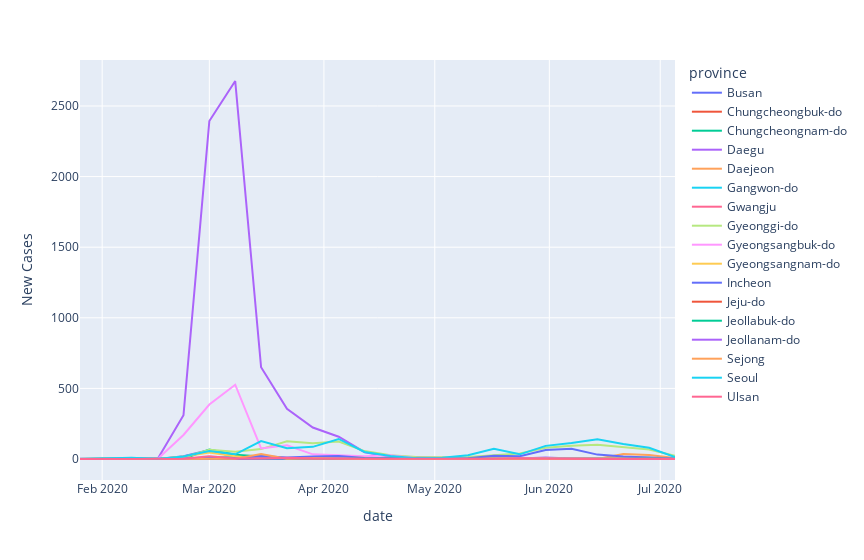

This figure's notebook cell:
### Markdown cell above
Comparing the new cases timeline in different provinces:

### Code cell
# | label: fig_province_time
# | fig-cap: Timeline of new cases in different South Korea provinces.
fig_province_time = px.line(
    weekly_time_province,
    y="new_cases",
    color="province",
    width=base_fig_wid * dpi,
    labels={"new_cases": "New Cases"},
)
fig_province_time.show()

### Figure 1 — Plotly figure (JSON) as saved in the notebook; plotly's stock layout.template omitted (floating-point values rounded to 4 significant figures)
{"data": [{"hovertemplate": "province=Busan<br>date=%{x}<br>New Cases=%{y}<extra></extra>", "legendgroup": "Busan", "line": {"color": "#636efa", "dash": "solid"}, "marker": {"symbol": "circle"}, "mode": "lines", "name": "Busan", "orientation": "v", "showlegend": true, "type": "scatter", "x": ["2020-01-26T00:00:00", "2020-02-02T00:00:00", "2020-02-09T00:00:00", "2020-02-16T00:00:00", "2020-02-23T00:00:00", "2020-03-01T00:00:00", "2020-03-08T00:00:00", "2020-03-15T00:00:00", "2020-03-22T00:00:00", "2020-03-29T00:00:00", "2020-04-05T00:00:00", "2020-04-12T00:00:00", "2020-04-19T00:00:00", "2020-04-26T00:00:00", "2020-05-03T00:00:00", "2020-05-10T00:00:00", "2020-05-17T00:00:00", "2020-05-24T00:00:00", "2020-05-31T00:00:00", "2020-06-07T00:00:00", "2020-06-14T00:00:00", "2020-06-21T00:00:00", "2020-06-28T00:00:00", "2020-07-05T00:00:00"], "xaxis": "x", "y": [0, 0, 0, 0, 19, 64, 13, 10, 2, 9, 5, 4, 4, 7, 1, 3, 3, 0, 3, 0, 0, 3, 2, 2], "yaxis": "y"}, {"hovertemplate": "province=Chungcheongbuk-do<br>date=%{x}<br>New Cases=%{y}<extra></extra>", "legendgroup": "Chungcheongbuk-do", "line": {"color": "#EF553B", "dash": "solid"}, "marker": {"symbol": "circle"}, "mode": "lines", "name": "Chungcheongbuk-do", "orientation": "v", "showlegend": true, "type": "scatter", "x": ["2020-01-26T00:00:00", "2020-02-02T00:00:00", "2020-02-09T00:00:00", "2020-02-16T00:00:00", "2020-02-23T00:00:00", "2020-03-01T00:00:00", "2020-03-08T00:00:00", "2020-03-15T00:00:00", "2020-03-22T00:00:00", "2020-03-29T00:00:00", "2020-04-05T00:00:00", "2020-04-12T00:00:00", "2020-04-19T00:00:00", "2020-04-26T00:00:00", "2020-05-03T00:00:00", "2020-05-10T00:00:00", "2020-05-17T00:00:00", "2020-05-24T00:00:00", "2020-05-31T00:00:00", "2020-06-07T00:00:00", "2020-06-14T00:00:00", "2020-06-21T00:00:00", "2020-06-28T00:00:00", "2020-07-05T00:00:00"], "xaxis": "x", "y": [0, 0, 0, 0, 3, 8, 13, 7, 4, 6, 4, 0, 0, 0, 0, 4, 7, 3, 1, 1, 0, 0, 3, 1], "yaxis": "y"}, {"hovertemplate": "province=Chungcheongnam-do<br>date=%{x}<br>New Cases=%{y}<extra></extra>", "legendgroup": "Chungcheongnam-do", "line": {"color": "#00cc96", "dash": "solid"}, "marker": {"symbol": "circle"}, "mode": "lines", "name": "Chungcheongnam-do", "orientation": "v", "showlegend": true, "type": "scatter", "x": ["2020-01-26T00:00:00", "2020-02-02T00:00:00", "2020-02-09T00:00:00", "2020-02-16T00:00:00", "2020-02-23T00:00:00", "2020-03-01T00:00:00", "2020-03-08T00:00:00", "2020-03-15T00:00:00", "2020-03-22T00:00:00", "2020-03-29T00:00:00", "2020-04-05T00:00:00", "2020-04-12T00:00:00", "2020-04-19T00:00:00", "2020-04-26T00:00:00", "2020-05-03T00:00:00", "2020-05-10T00:00:00", "2020-05-17T00:00:00", "2020-05-24T00:00:00", "2020-05-31T00:00:00", "2020-06-07T00:00:00", "2020-06-14T00:00:00", "2020-06-21T00:00:00", "2020-06-28T00:00:00", "2020-07-05T00:00:00"], "xaxis": "x", "y": [0, 0, 0, 0, 1, 67, 30, 17, 5, 7, 8, 4, 2, 0, 2, 0, 1, 1, 1, 2, 3, 8, 8, 0], "yaxis": "y"}, {"hovertemplate": "province=Daegu<br>date=%{x}<br>New Cases=%{y}<extra></extra>", "legendgroup": "Daegu", "line": {"color": "#ab63fa", "dash": "solid"}, "marker": {"symbol": "circle"}, "mode": "lines", "name": "Daegu", "orientation": "v", "showlegend": true, "type": "scatter", "x": ["2020-01-26T00:00:00", "2020-02-02T00:00:00", "2020-02-09T00:00:00", "2020-02-16T00:00:00", "2020-02-23T00:00:00", "2020-03-01T00:00:00", "2020-03-08T00:00:00", "2020-03-15T00:00:00", "2020-03-22T00:00:00", "2020-03-29T00:00:00", "2020-04-05T00:00:00", "2020-04-12T00:00:00", "2020-04-19T00:00:00", "2020-04-26T00:00:00", "2020-05-03T00:00:00", "2020-05-10T00:00:00", "2020-05-17T00:00:00", "2020-05-24T00:00:00", "2020-05-31T00:00:00", "2020-06-07T00:00:00", "2020-06-14T00:00:00", "2020-06-21T00:00:00", "2020-06-28T00:00:00", "2020-07-05T00:00:00"], "xaxis": "x", "y": [0, 0, 0, 0, 310, 2394, 2677, 650, 356, 223, 158, 48, 16, 14, 10, 5, 9, 3, 10, 4, 7, 5, 5, 2], "yaxis": "y"}, {"hovertemplate": "province=Daejeon<br>date=%{x}<br>New Cases=%{y}<extra></extra>", "legendgroup": "Daejeon", "line": {"color": "#FFA15A", "dash": "solid"}, "marker": {"symbol": "circle"}, "mode": "lines", "name": "Daejeon", "orientation": "v", "showlegend": true, "type": "scatter", "x": ["2020-01-26T00:00:00", "2020-02-02T00:00:00", "2020-02-09T00:00:00", "2020-02-16T00:00:00", "2020-02-23T00:00:00", "2020-03-01T00:00:00", "2020-03-08T00:00:00", "2020-03-15T00:00:00", "2020-03-22T00:00:00", "2020-03-29T00:00:00", "2020-04-05T00:00:00", "2020-04-12T00:00:00", "2020-04-19T00:00:00", "2020-04-26T00:00:00", "2020-05-03T00:00:00", "2020-05-10T00:00:00", "2020-05-17T00:00:00", "2020-05-24T00:00:00", "2020-05-31T00:00:00", "2020-06-07T00:00:00", "2020-06-14T00:00:00", "2020-06-21T00:00:00", "2020-06-28T00:00:00", "2020-07-05T00:00:00"], "xaxis": "x", "y": [0, 0, 0, 0, 3, 10, 5, 4, 2, 10, 3, 2, 0, 1, 0, 1, 3, 1, 1, 0, 0, 36, 28, 7], "yaxis": "y"}, {"hovertemplate": "province=Gangwon-do<br>date=%{x}<br>New Cases=%{y}<extra></extra>", "legendgroup": "Gangwon-do", "line": {"color": "#19d3f3", "dash": "solid"}, "marker": {"symbol": "circle"}, "mode": "lines", "name": "Gangwon-do", "orientation": "v", "showlegend": true, "type": "scatter", "x": ["2020-01-26T00:00:00", "2020-02-02T00:00:00", "2020-02-09T00:00:00", "2020-02-16T00:00:00", "2020-02-23T00:00:00", "2020-03-01T00:00:00", "2020-03-08T00:00:00", "2020-03-15T00:00:00", "2020-03-22T00:00:00", "2020-03-29T00:00:00", "2020-04-05T00:00:00", "2020-04-12T00:00:00", "2020-04-19T00:00:00", "2020-04-26T00:00:00", "2020-05-03T00:00:00", "2020-05-10T00:00:00", "2020-05-17T00:00:00", "2020-05-24T00:00:00", "2020-05-31T00:00:00", "2020-06-07T00:00:00", "2020-06-14T00:00:00", "2020-06-21T00:00:00", "2020-06-28T00:00:00", "2020-07-05T00:00:00"], "xaxis": "x", "y": [0, 0, 0, 0, 6, 9, 12, 2, 1, 4, 11, 4, 4, 0, 0, 0, 2, 1, 1, 1, 2, 2, 2, 1], "yaxis": "y"}, {"hovertemplate": "province=Gwangju<br>date=%{x}<br>New Cases=%{y}<extra></extra>", "legendgroup": "Gwangju", "line": {"color": "#FF6692", "dash": "solid"}, "marker": {"symbol": "circle"}, "mode": "lines", "name": "Gwangju", "orientation": "v", "showlegend": true, "type": "scatter", "x": ["2020-01-26T00:00:00", "2020-02-02T00:00:00", "2020-02-09T00:00:00", "2020-02-16T00:00:00", "2020-02-23T00:00:00", "2020-03-01T00:00:00", "2020-03-08T00:00:00", "2020-03-15T00:00:00", "2020-03-22T00:00:00", "2020-03-29T00:00:00", "2020-04-05T00:00:00", "2020-04-12T00:00:00", "2020-04-19T00:00:00", "2020-04-26T00:00:00", "2020-05-03T00:00:00", "2020-05-10T00:00:00", "2020-05-17T00:00:00", "2020-05-24T00:00:00", "2020-05-31T00:00:00", "2020-06-07T00:00:00", "2020-06-14T00:00:00", "2020-06-21T00:00:00", "2020-06-28T00:00:00", "2020-07-05T00:00:00"], "xaxis": "x", "y": [0, 0, 1, 0, 7, 1, 4, 3, 3, 1, 7, 0, 3, 0, 0, 0, 0, 0, 2, 0, 0, 1, 4, 7], "yaxis": "y"}, {"hovertemplate": "province=Gyeonggi-do<br>date=%{x}<br>New Cases=%{y}<extra></extra>", "legendgroup": "Gyeonggi-do", "line": {"color": "#B6E880", "dash": "solid"}, "marker": {"symbol": "circle"}, "mode": "lines", "name": "Gyeonggi-do", "orientation": "v", "showlegend": true, "type": "scatter", "x": ["2020-01-26T00:00:00", "2020-02-02T00:00:00", "2020-02-09T00:00:00", "2020-02-16T00:00:00", "2020-02-23T00:00:00", "2020-03-01T00:00:00", "2020-03-08T00:00:00", "2020-03-15T00:00:00", "2020-03-22T00:00:00", "2020-03-29T00:00:00", "2020-04-05T00:00:00", "2020-04-12T00:00:00", "2020-04-19T00:00:00", "2020-04-26T00:00:00", "2020-05-03T00:00:00", "2020-05-10T00:00:00", "2020-05-17T00:00:00", "2020-05-24T00:00:00", "2020-05-31T00:00:00", "2020-06-07T00:00:00", "2020-06-14T00:00:00", "2020-06-21T00:00:00", "2020-06-28T00:00:00", "2020-07-05T00:00:00"], "xaxis": "x", "y": [2, 6, 2, 2, 12, 65, 52, 70, 126, 111, 124, 56, 26, 14, 12, 14, 27, 39, 80, 94, 101, 82, 67, 23], "yaxis": "y"}, {"hovertemplate": "province=Gyeongsangbuk-do<br>date=%{x}<br>New Cases=%{y}<extra></extra>", "legendgroup": "Gyeongsangbuk-do", "line": {"color": "#FF97FF", "dash": "solid"}, "marker": {"symbol": "circle"}, "mode": "lines", "name": "Gyeongsangbuk-do", "orientation": "v", "showlegend": true, "type": "scatter", "x": ["2020-01-26T00:00:00", "2020-02-02T00:00:00", "2020-02-09T00:00:00", "2020-02-16T00:00:00", "2020-02-23T00:00:00", "2020-03-01T00:00:00", "2020-03-08T00:00:00", "2020-03-15T00:00:00", "2020-03-22T00:00:00", "2020-03-29T00:00:00", "2020-04-05T00:00:00", "2020-04-12T00:00:00", "2020-04-19T00:00:00", "2020-04-26T00:00:00", "2020-05-03T00:00:00", "2020-05-10T00:00:00", "2020-05-17T00:00:00", "2020-05-24T00:00:00", "2020-05-31T00:00:00", "2020-06-07T00:00:00", "2020-06-14T00:00:00", "2020-06-21T00:00:00", "2020-06-28T00:00:00", "2020-07-05T00:00:00"], "xaxis": "x", "y": [0, 0, 0, 0, 170, 386, 526, 75, 97, 33, 27, 19, 26, 5, 2, 0, 2, 8, 3, 4, 0, 1, 3, 2], "yaxis": "y"}, {"hovertemplate": "province=Gyeongsangnam-do<br>date=%{x}<br>New Cases=%{y}<extra></extra>", "legendgroup": "Gyeongsangnam-do", "line": {"color": "#FECB52", "dash": "solid"}, "marker": {"symbol": "circle"}, "mode": "lines", "name": "Gyeongsangnam-do", "orientation": "v", "showlegend": true, "type": "scatter", "x": ["2020-01-26T00:00:00", "2020-02-02T00:00:00", "2020-02-09T00:00:00", "2020-02-16T00:00:00", "2020-02-23T00:00:00", "2020-03-01T00:00:00", "2020-03-08T00:00:00", "2020-03-15T00:00:00", "2020-03-22T00:00:00", "2020-03-29T00:00:00", "2020-04-05T00:00:00", "2020-04-12T00:00:00", "2020-04-19T00:00:00", "2020-04-26T00:00:00", "2020-05-03T00:00:00", "2020-05-10T00:00:00", "2020-05-17T00:00:00", "2020-05-24T00:00:00", "2020-05-31T00:00:00", "2020-06-07T00:00:00", "2020-06-14T00:00:00", "2020-06-21T00:00:00", "2020-06-28T00:00:00", "2020-07-05T00:00:00"], "xaxis": "x", "y": [0, 0, 0, 0, 17, 46, 20, 2, 3, 6, 15, 6, 1, 1, 0, 0, 4, 2, 0, 1, 3, 6, 0, 1], "yaxis": "y"}, {"hovertemplate": "province=Incheon<br>date=%{x}<br>New Cases=%{y}<extra></extra>", "legendgroup": "Incheon", "line": {"color": "#636efa", "dash": "solid"}, "marker": {"symbol": "circle"}, "mode": "lines", "name": "Incheon", "orientation": "v", "showlegend": true, "type": "scatter", "x": ["2020-01-26T00:00:00", "2020-02-02T00:00:00", "2020-02-09T00:00:00", "2020-02-16T00:00:00", "2020-02-23T00:00:00", "2020-03-01T00:00:00", "2020-03-08T00:00:00", "2020-03-15T00:00:00", "2020-03-22T00:00:00", "2020-03-29T00:00:00", "2020-04-05T00:00:00", "2020-04-12T00:00:00", "2020-04-19T00:00:00", "2020-04-26T00:00:00", "2020-05-03T00:00:00", "2020-05-10T00:00:00", "2020-05-17T00:00:00", "2020-05-24T00:00:00", "2020-05-31T00:00:00", "2020-06-07T00:00:00", "2020-06-14T00:00:00", "2020-06-21T00:00:00", "2020-06-28T00:00:00", "2020-07-05T00:00:00"], "xaxis": "x", "y": [1, 0, 0, 0, 1, 4, 3, 21, 10, 18, 21, 7, 5, 1, 3, 6, 23, 19, 63, 73, 31, 18, 9, 4], "yaxis": "y"}, {"hovertemplate": "province=Jeju-do<br>date=%{x}<br>New Cases=%{y}<extra></extra>", "legendgroup": "Jeju-do", "line": {"color": "#EF553B", "dash": "solid"}, "marker": {"symbol": "circle"}, "mode": "lines", "name": "Jeju-do", "orientation": "v", "showlegend": true, "type": "scatter", "x": ["2020-01-26T00:00:00", "2020-02-02T00:00:00", "2020-02-09T00:00:00", "2020-02-16T00:00:00", "2020-02-23T00:00:00", "2020-03-01T00:00:00", "2020-03-08T00:00:00", "2020-03-15T00:00:00", "2020-03-22T00:00:00", "2020-03-29T00:00:00", "2020-04-05T00:00:00", "2020-04-12T00:00:00", "2020-04-19T00:00:00", "2020-04-26T00:00:00", "2020-05-03T00:00:00", "2020-05-10T00:00:00", "2020-05-17T00:00:00", "2020-05-24T00:00:00", "2020-05-31T00:00:00", "2020-06-07T00:00:00", "2020-06-14T00:00:00", "2020-06-21T00:00:00", "2020-06-28T00:00:00", "2020-07-05T00:00:00"], "xaxis": "x", "y": [0, 0, 0, 0, 2, 0, 2, 0, 0, 4, 4, 0, 1, 0, 0, 1, 0, 0, 1, 0, 0, 4, 0, 0], "yaxis": "y"}, {"hovertemplate": "province=Jeollabuk-do<br>date=%{x}<br>New Cases=%{y}<extra></extra>", "legendgroup": "Jeollabuk-do", "line": {"color": "#00cc96", "dash": "solid"}, "marker": {"symbol": "circle"}, "mode": "lines", "name": "Jeollabuk-do", "orientation": "v", "showlegend": true, "type": "scatter", "x": ["2020-01-26T00:00:00", "2020-02-02T00:00:00", "2020-02-09T00:00:00", "2020-02-16T00:00:00", "2020-02-23T00:00:00", "2020-03-01T00:00:00", "2020-03-08T00:00:00", "2020-03-15T00:00:00", "2020-03-22T00:00:00", "2020-03-29T00:00:00", "2020-04-05T00:00:00", "2020-04-12T00:00:00", "2020-04-19T00:00:00", "2020-04-26T00:00:00", "2020-05-03T00:00:00", "2020-05-10T00:00:00", "2020-05-17T00:00:00", "2020-05-24T00:00:00", "2020-05-31T00:00:00", "2020-06-07T00:00:00", "2020-06-14T00:00:00", "2020-06-21T00:00:00", "2020-06-28T00:00:00", "2020-07-05T00:00:00"], "xaxis": "x", "y": [0, 1, 0, 0, 2, 3, 1, 0, 3, 2, 4, 1, 0, 1, 0, 1, 1, 1, 0, 0, 0, 2, 3, 1], "yaxis": "y"}, {"hovertemplate": "province=Jeollanam-do<br>date=%{x}<br>New Cases=%{y}<extra></extra>", "legendgroup": "Jeollanam-do", "line": {"color": "#ab63fa", "dash": "solid"}, "marker": {"symbol": "circle"}, "mode": "lines", "name": "Jeollanam-do", "orientation": "v", "showlegend": true, "type": "scatter", "x": ["2020-01-26T00:00:00", "2020-02-02T00:00:00", "2020-02-09T00:00:00", "2020-02-16T00:00:00", "2020-02-23T00:00:00", "2020-03-01T00:00:00", "2020-03-08T00:00:00", "2020-03-15T00:00:00", "2020-03-22T00:00:00", "2020-03-29T00:00:00", "2020-04-05T00:00:00", "2020-04-12T00:00:00", "2020-04-19T00:00:00", "2020-04-26T00:00:00", "2020-05-03T00:00:00", "2020-05-10T00:00:00", "2020-05-17T00:00:00", "2020-05-24T00:00:00", "2020-05-31T00:00:00", "2020-06-07T00:00:00", "2020-06-14T00:00:00", "2020-06-21T00:00:00", "2020-06-28T00:00:00", "2020-07-05T00:00:00"], "xaxis": "x", "y": [0, 0, 0, 0, 1, 2, 1, 0, 2, 3, 6, 0, 0, 0, 0, 1, 2, 0, 1, 1, 0, 0, 3, 1], "yaxis": "y"}, {"hovertemplate": "province=Sejong<br>date=%{x}<br>New Cases=%{y}<extra></extra>", "legendgroup": "Sejong", "line": {"color": "#FFA15A", "dash": "solid"}, "marker": {"symbol": "circle"}, "mode": "lines", "name": "Sejong", "orientation": "v", "showlegend": true, "type": "scatter", "x": ["2020-01-26T00:00:00", "2020-02-02T00:00:00", "2020-02-09T00:00:00", "2020-02-16T00:00:00", "2020-02-23T00:00:00", "2020-03-01T00:00:00", "2020-03-08T00:00:00", "2020-03-15T00:00:00", "2020-03-22T00:00:00", "2020-03-29T00:00:00", "2020-04-05T00:00:00", "2020-04-12T00:00:00", "2020-04-19T00:00:00", "2020-04-26T00:00:00", "2020-05-03T00:00:00", "2020-05-10T00:00:00", "2020-05-17T00:00:00", "2020-05-24T00:00:00", "2020-05-31T00:00:00", "2020-06-07T00:00:00", "2020-06-14T00:00:00", "2020-06-21T00:00:00", "2020-06-28T00:00:00", "2020-07-05T00:00:00"], "xaxis": "x", "y": [0, 0, 0, 0, 1, 0, 2, 36, 2, 5, 0, 0, 0, 0, 0, 0, 1, 0, 0, 0, 0, 2, 0, 1], "yaxis": "y"}, {"hovertemplate": "province=Seoul<br>date=%{x}<br>New Cases=%{y}<extra></extra>", "legendgroup": "Seoul", "line": {"color": "#19d3f3", "dash": "solid"}, "marker": {"symbol": "circle"}, "mode": "lines", "name": "Seoul", "orientation": "v", "showlegend": true, "type": "scatter", "x": ["2020-01-26T00:00:00", "2020-02-02T00:00:00", "2020-02-09T00:00:00", "2020-02-16T00:00:00", "2020-02-23T00:00:00", "2020-03-01T00:00:00", "2020-03-08T00:00:00", "2020-03-15T00:00:00", "2020-03-22T00:00:00", "2020-03-29T00:00:00", "2020-04-05T00:00:00", "2020-04-12T00:00:00", "2020-04-19T00:00:00", "2020-04-26T00:00:00", "2020-05-03T00:00:00", "2020-05-10T00:00:00", "2020-05-17T00:00:00", "2020-05-24T00:00:00", "2020-05-31T00:00:00", "2020-06-07T00:00:00", "2020-06-14T00:00:00", "2020-06-21T00:00:00", "2020-06-28T00:00:00", "2020-07-05T00:00:00"], "xaxis": "x", "y": [0, 5, 9, 0, 17, 56, 33, 127, 77, 86, 142, 50, 22, 5, 8, 26, 72, 33, 93, 113, 139, 106, 79, 14], "yaxis": "y"}, {"hovertemplate": "province=Ulsan<br>date=%{x}<br>New Cases=%{y}<extra></extra>", "legendgroup": "Ulsan", "line": {"color": "#FF6692", "dash": "solid"}, "marker": {"symbol": "circle"}, "mode": "lines", "name": "Ulsan", "orientation": "v", "showlegend": true, "type": "scatter", "x": ["2020-01-26T00:00:00", "2020-02-02T00:00:00", "2020-02-09T00:00:00", "2020-02-16T00:00:00", "2020-02-23T00:00:00", "2020-03-01T00:00:00", "2020-03-08T00:00:00", "2020-03-15T00:00:00", "2020-03-22T00:00:00", "2020-03-29T00:00:00", "2020-04-05T00:00:00", "2020-04-12T00:00:00", "2020-04-19T00:00:00", "2020-04-26T00:00:00", "2020-05-03T00:00:00", "2020-05-10T00:00:00", "2020-05-17T00:00:00", "2020-05-24T00:00:00", "2020-05-31T00:00:00", "2020-06-07T00:00:00", "2020-06-14T00:00:00", "2020-06-21T00:00:00", "2020-06-28T00:00:00", "2020-07-05T00:00:00"], "xaxis": "x", "y": [0, 0, 0, 0, 1, 19, 4, 4, 8, 3, 1, 1, 1, 1, 0, 1, 1, 5, 2, 1, 0, 0, 2, 0], "yaxis": "y"}], "layout": {"legend": {"title": {"text": "province"}, "tracegroupgap": 0}, "margin": {"t": 60}, "width": 864, "xaxis": {"anchor": "y", "domain": [0, 1], "title": {"text": "date"}}, "yaxis": {"anchor": "x", "domain": [0, 1], "title": {"text": "New Cases"}}}}
